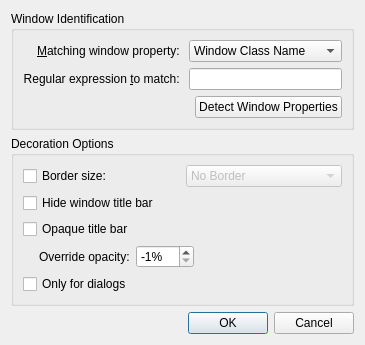
<?xml version="1.0" encoding="UTF-8"?>
<ui version="4.0">
 <class>BreezeExceptionDialog</class>
 <widget class="QDialog" name="BreezeExceptionDialog">
  <property name="geometry">
   <rect>
    <x>0</x>
    <y>0</y>
    <width>362</width>
    <height>321</height>
   </rect>
  </property>
  <property name="windowTitle">
   <string>Dialog</string>
  </property>
  <layout class="QVBoxLayout" name="verticalLayout">
   <item>
    <widget class="QGroupBox" name="groupBox">
     <property name="title">
      <string>Window Identification</string>
     </property>
     <layout class="QGridLayout" name="gridLayout_2">
      <item row="0" column="0">
       <widget class="QLabel" name="label">
        <property name="text">
         <string>&amp;Matching window property: </string>
        </property>
        <property name="alignment">
         <set>Qt::AlignRight|Qt::AlignTrailing|Qt::AlignVCenter</set>
        </property>
        <property name="buddy">
         <cstring>exceptionType</cstring>
        </property>
       </widget>
      </item>
      <item row="1" column="0">
       <widget class="QLabel" name="label_2">
        <property name="text">
         <string>Regular expression &amp;to match: </string>
        </property>
        <property name="alignment">
         <set>Qt::AlignRight|Qt::AlignTrailing|Qt::AlignVCenter</set>
        </property>
        <property name="buddy">
         <cstring>exceptionEditor</cstring>
        </property>
       </widget>
      </item>
      <item row="2" column="2">
       <widget class="QPushButton" name="detectDialogButton">
        <property name="text">
         <string>Detect Window Properties</string>
        </property>
       </widget>
      </item>
      <item row="1" column="1" colspan="2">
       <widget class="QLineEdit" name="exceptionEditor">
        <property name="showClearButton" stdset="0">
         <bool>true</bool>
        </property>
       </widget>
      </item>
      <item row="0" column="1" colspan="2">
       <widget class="QComboBox" name="exceptionType">
        <item>
         <property name="text">
          <string>Window Class Name</string>
         </property>
        </item>
        <item>
         <property name="text">
          <string>Window Title</string>
         </property>
        </item>
       </widget>
      </item>
     </layout>
    </widget>
   </item>
   <item>
    <widget class="QGroupBox" name="groupBox_2">
     <property name="title">
      <string>Decoration Options</string>
     </property>
     <layout class="QGridLayout" name="gridLayout_3">
      <item row="0" column="0">
       <widget class="QCheckBox" name="borderSizeCheckBox">
        <property name="text">
         <string>Border size:</string>
        </property>
       </widget>
      </item>
      <item row="0" column="1">
       <widget class="QComboBox" name="borderSizeComboBox">
        <property name="enabled">
         <bool>false</bool>
        </property>
        <item>
         <property name="text">
          <string comment="@item:inlistbox Border size:">No Border</string>
         </property>
        </item>
        <item>
         <property name="text">
          <string comment="@item:inlistbox Border size:">No Side Borders</string>
         </property>
        </item>
        <item>
         <property name="text">
          <string comment="@item:inlistbox Border size:">Tiny</string>
         </property>
        </item>
        <item>
         <property name="text">
          <string comment="@item:inlistbox Border size:">Normal</string>
         </property>
        </item>
        <item>
         <property name="text">
          <string comment="@item:inlistbox Border size:">Large</string>
         </property>
        </item>
        <item>
         <property name="text">
          <string comment="@item:inlistbox Border size:">Very Large</string>
         </property>
        </item>
        <item>
         <property name="text">
          <string comment="@item:inlistbox Border size:">Huge</string>
         </property>
        </item>
        <item>
         <property name="text">
          <string comment="@item:inlistbox Border size:">Very Huge</string>
         </property>
        </item>
        <item>
         <property name="text">
          <string comment="@item:inlistbox Border size:">Oversized</string>
         </property>
        </item>
       </widget>
      </item>
      <item row="5" column="0">
       <widget class="QCheckBox" name="isDialog">
        <property name="text">
         <string>Only for dialogs</string>
        </property>
       </widget>
      </item>
      <item row="6" column="0" colspan="2">
       <spacer name="verticalSpacer">
        <property name="orientation">
         <enum>Qt::Vertical</enum>
        </property>
        <property name="sizeHint" stdset="0">
         <size>
          <width>20</width>
          <height>40</height>
         </size>
        </property>
       </spacer>
      </item>
      <item row="1" column="0">
       <widget class="QCheckBox" name="hideTitleBar">
        <property name="text">
         <string>Hide window title bar</string>
        </property>
       </widget>
      </item>
      <item row="2" column="0">
       <widget class="QCheckBox" name="opaqueTitleBar">
        <property name="text">
         <string>Opaque title bar</string>
        </property>
       </widget>
      </item>
      <item row="3" column="0" colspan="2">
       <layout class="QHBoxLayout" name="horizontalLayout">
        <item>
         <spacer name="horizontalSpacer_2">
          <property name="orientation">
           <enum>Qt::Horizontal</enum>
          </property>
          <property name="sizeType">
           <enum>QSizePolicy::Fixed</enum>
          </property>
          <property name="sizeHint" stdset="0">
           <size>
            <width>16</width>
            <height>5</height>
           </size>
          </property>
         </spacer>
        </item>
        <item>
         <widget class="QLabel" name="opacityOverrideLabel">
          <property name="text">
           <string>Override opacity:</string>
          </property>
         </widget>
        </item>
        <item>
         <widget class="QSpinBox" name="opacityOverrideLabelSpinBox">
          <property name="suffix">
           <string>%</string>
          </property>
          <property name="minimum">
           <number>-1</number>
          </property>
          <property name="maximum">
           <number>100</number>
          </property>
          <property name="value">
           <number>-1</number>
          </property>
         </widget>
        </item>
        <item>
         <spacer name="horizontalSpacer">
          <property name="orientation">
           <enum>Qt::Horizontal</enum>
          </property>
          <property name="sizeHint" stdset="0">
           <size>
            <width>40</width>
            <height>20</height>
           </size>
          </property>
         </spacer>
        </item>
       </layout>
      </item>
     </layout>
    </widget>
   </item>
   <item>
    <widget class="QDialogButtonBox" name="buttonBox">
     <property name="orientation">
      <enum>Qt::Horizontal</enum>
     </property>
     <property name="standardButtons">
      <set>QDialogButtonBox::Cancel|QDialogButtonBox::Ok</set>
     </property>
    </widget>
   </item>
  </layout>
 </widget>
 <resources/>
 <connections>
  <connection>
   <sender>buttonBox</sender>
   <signal>accepted()</signal>
   <receiver>BreezeExceptionDialog</receiver>
   <slot>accept()</slot>
   <hints>
    <hint type="sourcelabel">
     <x>252</x>
     <y>342</y>
    </hint>
    <hint type="destinationlabel">
     <x>157</x>
     <y>274</y>
    </hint>
   </hints>
  </connection>
  <connection>
   <sender>buttonBox</sender>
   <signal>rejected()</signal>
   <receiver>BreezeExceptionDialog</receiver>
   <slot>reject()</slot>
   <hints>
    <hint type="sourcelabel">
     <x>320</x>
     <y>342</y>
    </hint>
    <hint type="destinationlabel">
     <x>286</x>
     <y>274</y>
    </hint>
   </hints>
  </connection>
  <connection>
   <sender>borderSizeCheckBox</sender>
   <signal>toggled(bool)</signal>
   <receiver>borderSizeComboBox</receiver>
   <slot>setEnabled(bool)</slot>
   <hints>
    <hint type="sourcelabel">
     <x>125</x>
     <y>162</y>
    </hint>
    <hint type="destinationlabel">
     <x>316</x>
     <y>163</y>
    </hint>
   </hints>
  </connection>
  <connection>
   <sender>opaqueTitleBar</sender>
   <signal>toggled(bool)</signal>
   <receiver>opacityOverrideLabel</receiver>
   <slot>setDisabled(bool)</slot>
   <hints>
    <hint type="sourcelabel">
     <x>104</x>
     <y>202</y>
    </hint>
    <hint type="destinationlabel">
     <x>82</x>
     <y>229</y>
    </hint>
   </hints>
  </connection>
  <connection>
   <sender>opaqueTitleBar</sender>
   <signal>toggled(bool)</signal>
   <receiver>opacityOverrideLabelSpinBox</receiver>
   <slot>setDisabled(bool)</slot>
   <hints>
    <hint type="sourcelabel">
     <x>104</x>
     <y>202</y>
    </hint>
    <hint type="destinationlabel">
     <x>166</x>
     <y>229</y>
    </hint>
   </hints>
  </connection>
 </connections>
</ui>
